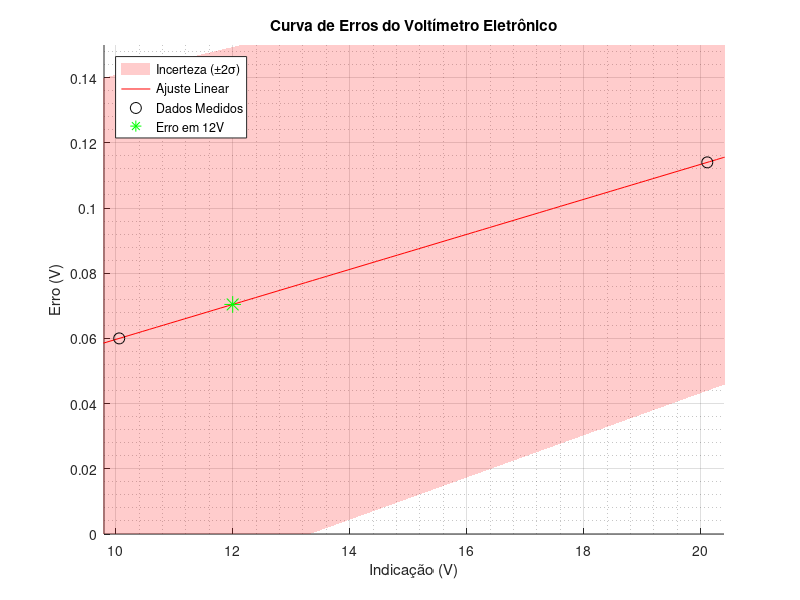

Here is the MATLAB script that generated this plot:
% Análise Metrológica do Voltímetro Eletrônico
% Questão: Curva de Erros e Erro Máximo para 12V

clear all;
close all;
clc;

fprintf('=== ANÁLISE METROLÓGICA DO VOLTÍMETRO ELETRÔNICO ===\n\n');

% Dados das medições
% Pilha padrão de 10V (valor verdadeiro)
valor_real_10V = 10.0;
medicoes_10V = [10.08, 10.09, 10.00, 10.14, 10.01, 10.05, 10.05, 10.04, 10.06, 10.08];

% Pilha padrão de 20V (valor verdadeiro)  
valor_real_20V = 20.0;
medicoes_20V = [20.11, 20.10, 20.14, 20.13, 20.09, 20.09, 20.13, 20.12, 20.18, 20.05];

% Cálculo dos erros para cada medição
erros_10V = medicoes_10V - valor_real_10V;
erros_20V = medicoes_20V - valor_real_20V;

% Estatísticas para 10V
media_10V = mean(medicoes_10V);
desvio_10V = std(medicoes_10V);
erro_medio_10V = mean(erros_10V);

% Estatísticas para 20V
media_20V = mean(medicoes_20V);
desvio_20V = std(medicoes_20V);
erro_medio_20V = mean(erros_20V);

% Exibir estatísticas
fprintf('PILHA DE 10V:\n');
fprintf('Média das medições: %.4f V\n', media_10V);
fprintf('Desvio padrão: %.4f V\n', desvio_10V);
fprintf('Erro médio: %.4f V\n', erro_medio_10V);
fprintf('Erros individuais: ');
fprintf('%.3f ', erros_10V);
fprintf('\n\n');

fprintf('PILHA DE 20V:\n');
fprintf('Média das medições: %.4f V\n', media_20V);
fprintf('Desvio padrão: %.4f V\n', desvio_20V);
fprintf('Erro médio: %.4f V\n', erro_medio_20V);
fprintf('Erros individuais: ');
fprintf('%.3f ', erros_20V);
fprintf('\n\n');

% Para distribuição normal com 95,45% de abrangência (2 sigma)
k = 2; % fator de cobertura para 95,45%

% Incerteza expandida para cada ponto
incerteza_10V = k * desvio_10V;
incerteza_20V = k * desvio_20V;

fprintf('INCERTEZAS EXPANDIDAS (95,45%%):\n');
fprintf('10V: ±%.4f V\n', incerteza_10V);
fprintf('20V: ±%.4f V\n', incerteza_20V);
fprintf('\n');

% a) CURVA DE ERROS (Erro x Indicação)
% Pontos para a curva de calibração
indicacoes = [media_10V, media_20V];
erros_medios = [erro_medio_10V, erro_medio_20V];
incertezas = [incerteza_10V, incerteza_20V];

% Ajuste linear da curva de erros
coef = polyfit(indicacoes, erros_medios, 1);
slope = coef(1);
intercept = coef(2);

fprintf('EQUAÇÃO DA CURVA DE ERROS:\n');
fprintf('Erro = %.6f × Indicação + %.6f\n', slope, intercept);
fprintf('(Erro em V, Indicação em V)\n\n');

% Gerar pontos para plotar a reta
x_plot = linspace(9, 21, 100);
y_plot = polyval(coef, x_plot);

% b) ERRO MÁXIMO para pilha de 12V
valor_12V = 12.0;
erro_12V = polyval(coef, valor_12V);

% Interpolação da incerteza para 12V
incerteza_12V = interp1(indicacoes, incertezas, valor_12V, 'linear');

erro_maximo_12V = abs(erro_12V) + incerteza_12V;

fprintf('ERRO PARA PILHA DE 12V:\n');
fprintf('Erro calculado: %.4f V\n', erro_12V);
fprintf('Incerteza expandida: ±%.4f V\n', incerteza_12V);
fprintf('ERRO MÁXIMO: %.4f V\n\n', erro_maximo_12V);

% GRÁFICO: CURVA DE ERROS (Erro x Indicação)
figure(1);
clf;
hold on;

% Interpolar incerteza ao longo da curva
incerteza_interpolada = interp1(indicacoes, incertezas, x_plot, 'linear', 'extrap');

% Criar região sombreada de incerteza
y_superior = y_plot + incerteza_interpolada;
y_inferior = y_plot - incerteza_interpolada;
fill([x_plot, fliplr(x_plot)], [y_superior, fliplr(y_inferior)], 'r', 'FaceAlpha', 0.2, 'EdgeColor', 'none');

% Plotar ajuste linear (curva de erros)
plot(x_plot, y_plot, 'r-');

% Plotar dados medidos (pontos)
plot(indicacoes, erros_medios, 'ko', 'MarkerSize', 8);

% Marcar o erro em 12V
plot(valor_12V, erro_12V, 'g*', 'MarkerSize', 12);

% Configurações do gráfico
xlabel('Indicação (V)');
ylabel('Erro (V)');
title('Curva de Erros do Voltímetro Eletrônico');
grid on;
grid minor;  % Grade mais fina para melhor precisão
legend('Incerteza (±2σ)', 'Ajuste Linear', 'Dados Medidos', 'Erro em 12V', 'Location', 'northwest');

% Ajustar limites dos eixos para escala mais precisa
xlim([9.8 20.4]);     % Foco na faixa dos dados (10V a 20V)
ylim([0.00 0.15]);    % Foco na faixa dos erros (0 a 0.15V)

% Salvar gráfico como PNG
print('curva_erros_voltimetro.png', '-dpng', '-r300');

% Salvar resultados em arquivo
fid = fopen('resultados_analise.txt', 'w');
fprintf(fid, 'RESULTADOS DA ANÁLISE METROLÓGICA\n');
fprintf(fid, '=================================\n\n');
fprintf(fid, 'Equação da Curva de Erros:\n');
fprintf(fid, 'Erro = %.6f × Indicação + %.6f\n\n', slope, intercept);
fprintf(fid, 'Para pilha de 12V:\n');
fprintf(fid, 'Erro calculado: %.4f V\n', erro_12V);
fprintf(fid, 'Incerteza expandida: ±%.4f V\n', incerteza_12V);
fprintf(fid, 'ERRO MÁXIMO: %.4f V\n', erro_maximo_12V);
fclose(fid);

fprintf('Análise concluída! Arquivos gerados:\n');
fprintf('  ✓ Resultados: "resultados_analise.txt"\n');
fprintf('  ✓ Gráfico PNG: "curva_erros_voltimetro.png"\n');
fprintf('  ✓ Curva de Erros exibida na Figura 1\n');

% Análise concluída com sucesso!
fprintf('\n=== RESUMO FINAL ===\n');
fprintf('✓ Curva de Erros: Erro = %.6f × Indicação + %.6f\n', slope, intercept);
fprintf('✓ Erro Máximo para 12V: %.4f V\n', erro_maximo_12V);
fprintf('✓ Arquivos salvos com sucesso!\n'); 